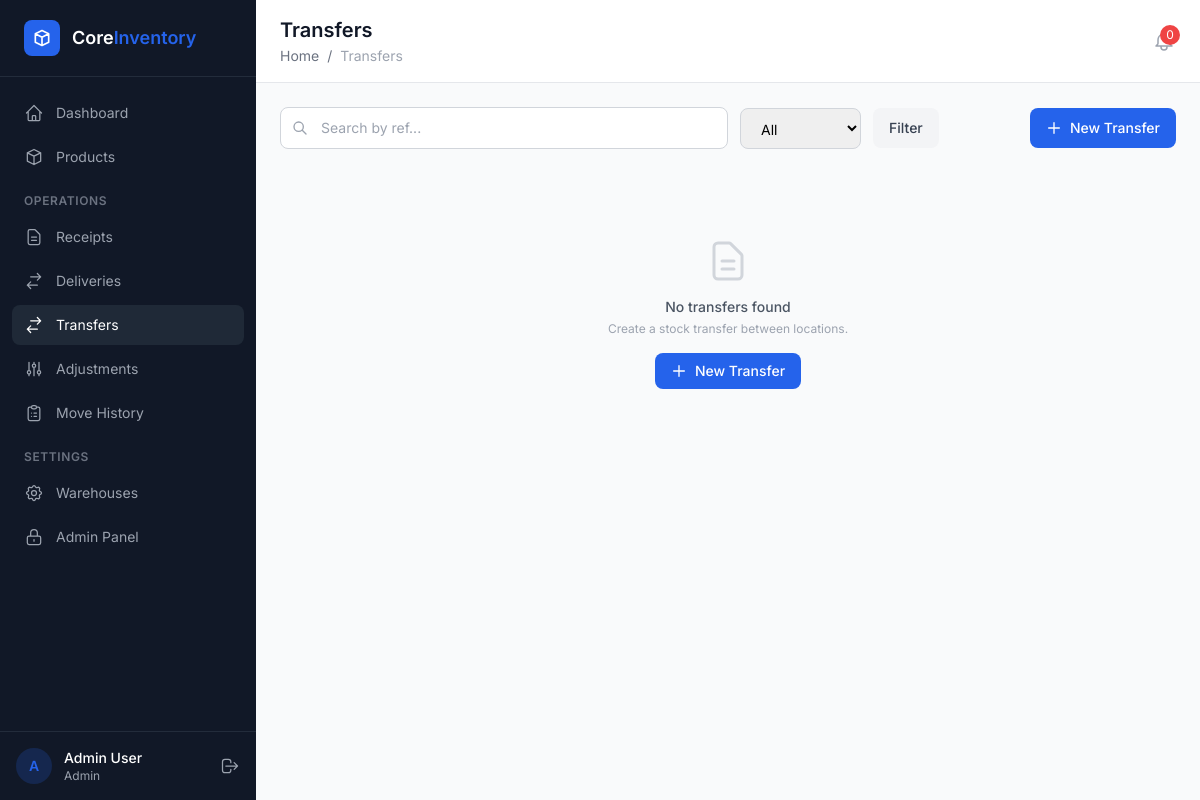
/transfers/ (signed in), run on the app's committed database.
### apps/accounts/models.py (models this page shows, shortened)
class CustomUser(AbstractUser):
    username = None  # Remove username field
    email = models.EmailField('email address', unique=True)
    full_name = models.CharField(max_length=255, blank=True)
    phone = models.CharField(max_length=20, blank=True)
    avatar = models.ImageField(upload_to='avatars/', blank=True, null=True)
    role = models.ForeignKey(
        'access.Role',
        on_delete=models.SET_NULL,
        null=True,
        blank=True,
        related_name='users',
    )
    warehouse = models.ForeignKey(
        'warehouses.Warehouse',
        on_delete=models.SET_NULL,
        null=True,
        blank=True,
        related_name='users',
        help_text='Restricts user to one warehouse',
    )
    USERNAME_FIELD = 'email'
    REQUIRED_FIELDS = ['full_name']
    class Meta:
        verbose_name = 'User'
        verbose_name_plural = 'Users'
        ordering = ['-date_joined']

### apps/access/models.py (models this page shows, shortened)
class Role(models.Model):
    name = models.CharField(max_length=100, unique=True)
    description = models.TextField(blank=True)
    is_system_role = models.BooleanField(
        default=False,
        help_text='System roles cannot be deleted.',
    )
    created_at = models.DateTimeField(auto_now_add=True)
    class Meta:
        ordering = ['name']

### apps/transfers/views.py (the view)
# urls.py: path('', views.transfer_list, name='list'),
@login_required
def transfer_list(request):
    qs = Transfer.objects.select_related('from_location', 'to_location', 'created_by')
    q = request.GET.get('q', '').strip()
    if q:
        qs = qs.filter(Q(ref__icontains=q))
    status = request.GET.get('status')
    if status:
        qs = qs.filter(status=status)
    paginator = Paginator(qs, 20)
    page_obj = paginator.get_page(request.GET.get('page'))
    return render(request, 'transfers/list.html', {'page_obj': page_obj, 'q': q, 'status_filter': status})

### apps/access/templatetags/access_tags.py (called while the page is built)
@register.simple_tag
def has_permission(user, codename):
    return has_user_permission(user, codename)

### templates/transfers/list.html (shortened to what this page needs)
{% extends "base.html" %}
{% block page_title %}Transfers{% endblock %}
{% block breadcrumb %}<a href="/dashboard/" class="hover:text-primary">Home</a> <span class="mx-1">/</span> <span class="text-gray-400">Transfers</span>{% endblock %}
{% block content %}
<div class="flex flex-col md:flex-row md:items-center justify-between gap-4 mb-6">
    <form method="GET" class="flex items-center gap-3 flex-1">
        <div class="relative flex-1 max-w-md"><svg class="absolute left-3 top-1/2 -translate-y-1/2 w-4 h-4 text-gray-400" fill="none" stroke="currentColor" viewBox="0 0 24 24"><path stroke-linecap="round" stroke-linejoin="round" stroke-width="2" d="M21 21l-6-6m2-5a7 7 0 11-14 0 7 7 0 0114 0z"/></svg><input type="text" name="q" value="{{ q }}" placeholder="Search by ref..." class="w-full pl-10 pr-4 py-2.5 border border-gray-300 rounded-lg text-sm focus:outline-none focus:ring-2 focus:ring-blue-500"></div>
        <select name="status" class="px-4 py-2.5 border border-gray-300 rounded-lg text-sm"><option value="">All</option></select>
        <button type="submit" class="px-4 py-2.5 bg-gray-100 hover:bg-gray-200 text-gray-700 rounded-lg text-sm font-medium">Filter</button>
    </form>
    <a href="{% url 'transfers:create' %}" class="inline-flex items-center gap-2 px-4 py-2.5 bg-blue-600 hover:bg-blue-700 text-white rounded-lg text-sm font-medium"><svg class="w-4 h-4" fill="none" stroke="currentColor" viewBox="0 0 24 24"><path stroke-linecap="round" stroke-linejoin="round" stroke-width="2" d="M12 4v16m8-8H4"/></svg>New Transfer</a>
</div>
{% if page_obj %}
<div class="bg-white rounded-xl border border-gray-200 overflow-hidden">
    <table class="w-full"><thead><tr class="border-b border-gray-200 bg-gray-50"><th class="text-left px-6 py-3 text-xs font-semibold text-gray-500 uppercase">Reference</th><th class="text-left px-6 py-3 text-xs font-semibold text-gray-500 uppercase">From</th><th class="text-left px-6 py-3 text-xs font-semibold text-gray-500 uppercase">To</th><th class="text-left px-6 py-3 text-xs font-semibold text-gray-500 uppercase">Scheduled</th><th class="text-center px-6 py-3 text-xs font-semibold text-gray-500 uppercase">Status</th></tr></thead>
    <tbody class="divide-y divide-gray-100">{% for t in page_obj %}<tr class="hover:bg-gray-50 cursor-pointer transition-colors" onclick="window.location='{% url 'transfers:detail' t.pk %}'"><td class="px-6 py-4 text-sm font-mono font-medium text-blue-600">{{ t.ref }}</td><td class="px-6 py-4 text-sm text-gray-600">{{ t.from_location }}</td><td class="px-6 py-4 text-sm text-gray-600">{{ t.to_location }}</td><td class="px-6 py-4 text-sm text-gray-600">{{ t.scheduled_date|date:"M d, Y" }}</td><td class="px-6 py-4 text-center">{% include "partials/status_badge.html" with status=t.status %}</td></tr>{% endfor %}</tbody></table>
</div>
{% include "partials/pagination.html" %}
{% else %}
{% include "partials/empty_state.html" with icon="document" title="No transfers found" message="Create a stock transfer between locations." action_url="/transfers/new/" action_label="New Transfer" %}
{% endif %}
{% endblock %}

### templates/base.html (shortened to what this page needs)
<!DOCTYPE html>
<html lang="en">
<head>
    <script src="https://cdn.tailwindcss.com"></script>
</head>
<body class="bg-content-bg min-h-screen">
    {% if user.is_authenticated %}
    <div class="flex min-h-screen">
        <aside class="w-64 bg-sidebar-bg text-sidebar-text flex flex-col fixed h-full z-30" x-data="{ open: true }">
            <div class="flex items-center gap-3 px-6 py-5 border-b border-gray-700/50">
                <div class="w-9 h-9 bg-primary rounded-lg flex items-center justify-center">
                    <svg class="w-5 h-5 text-white" fill="none" stroke="currentColor" viewBox="0 0 24 24">
                        <path stroke-linecap="round" stroke-linejoin="round" stroke-width="2" d="M20 7l-8-4-8 4m16 0l-8 4m8-4v10l-8 4m0-10L4 7m8 4v10M4 7v10l8 4"/>
                    </svg>
                </div>
                <div>
                    <span class="text-white font-semibold text-lg">Core</span><span class="text-primary font-semibold text-lg">Inventory</span>
                </div>
            </div>
            <nav class="flex-1 px-3 py-4 space-y-1 overflow-y-auto">
                <a href="/dashboard/" class="sidebar-link flex items-center gap-3 px-3 py-2.5 rounded-lg text-sm {% if request.path == '/dashboard/' %}active text-white{% endif %}">
                    <svg class="w-5 h-5" fill="none" stroke="currentColor" viewBox="0 0 24 24"><path stroke-linecap="round" stroke-linejoin="round" stroke-width="1.5" d="M3 12l2-2m0 0l7-7 7 7M5 10v10a1 1 0 001 1h3m10-11l2 2m-2-2v10a1 1 0 01-1 1h-3m-6 0a1 1 0 001-1v-4a1 1 0 011-1h2a1 1 0 011 1v4a1 1 0 001 1m-6 0h6"/></svg>
                    Dashboard
                </a>
                <a href="/products/" class="sidebar-link flex items-center gap-3 px-3 py-2.5 rounded-lg text-sm {% if '/products/' in request.path %}active text-white{% endif %}">
                    <svg class="w-5 h-5" fill="none" stroke="currentColor" viewBox="0 0 24 24"><path stroke-linecap="round" stroke-linejoin="round" stroke-width="1.5" d="M20 7l-8-4-8 4m16 0l-8 4m8-4v10l-8 4m0-10L4 7m8 4v10M4 7v10l8 4"/></svg>
                    Products
                </a>
                <div class="pt-3 pb-1 px-3">
                    <p class="text-xs font-semibold uppercase tracking-wider text-gray-500">Operations</p>
                </div>
                <a href="/receipts/" class="sidebar-link flex items-center gap-3 px-3 py-2.5 rounded-lg text-sm {% if '/receipts/' in request.path %}active text-white{% endif %}">
                    <svg class="w-5 h-5" fill="none" stroke="currentColor" viewBox="0 0 24 24"><path stroke-linecap="round" stroke-linejoin="round" stroke-width="1.5" d="M9 12h6m-6 4h6m2 5H7a2 2 0 01-2-2V5a2 2 0 012-2h5.586a1 1 0 01.707.293l5.414 5.414a1 1 0 01.293.707V19a2 2 0 01-2 2z"/></svg>
                    Receipts
                </a>
                <a href="/deliveries/" class="sidebar-link flex items-center gap-3 px-3 py-2.5 rounded-lg text-sm {% if '/deliveries/' in request.path %}active text-white{% endif %}">
                    <svg class="w-5 h-5" fill="none" stroke="currentColor" viewBox="0 0 24 24"><path stroke-linecap="round" stroke-linejoin="round" stroke-width="1.5" d="M8 7h12m0 0l-4-4m4 4l-4 4m0 6H4m0 0l4 4m-4-4l4-4"/></svg>
                    Deliveries
                </a>
                <a href="/transfers/" class="sidebar-link flex items-center gap-3 px-3 py-2.5 rounded-lg text-sm {% if '/transfers/' in request.path %}active text-white{% endif %}">
                    <svg class="w-5 h-5" fill="none" stroke="currentColor" viewBox="0 0 24 24"><path stroke-linecap="round" stroke-linejoin="round" stroke-width="1.5" d="M8 7h12m0 0l-4-4m4 4l-4 4m0 6H4m0 0l4 4m-4-4l4-4"/></svg>
                    Transfers
                </a>
                <a href="/adjustments/" class="sidebar-link flex items-center gap-3 px-3 py-2.5 rounded-lg text-sm {% if '/adjustments/' in request.path %}active text-white{% endif %}">
                    <svg class="w-5 h-5" fill="none" stroke="currentColor" viewBox="0 0 24 24"><path stroke-linecap="round" stroke-linejoin="round" stroke-width="1.5" d="M12 6V4m0 2a2 2 0 100 4m0-4a2 2 0 110 4m-6 8a2 2 0 100-4m0 4a2 2 0 110-4m0 4v2m0-6V4m6 6v10m6-2a2 2 0 100-4m0 4a2 2 0 110-4m0 4v2m0-6V4"/></svg>
                    Adjustments
                </a>
                <a href="/ledger/" class="sidebar-link flex items-center gap-3 px-3 py-2.5 rounded-lg text-sm {% if '/ledger/' in request.path %}active text-white{% endif %}">
                    <svg class="w-5 h-5" fill="none" stroke="currentColor" viewBox="0 0 24 24"><path stroke-linecap="round" stroke-linejoin="round" stroke-width="1.5" d="M9 5H7a2 2 0 00-2 2v12a2 2 0 002 2h10a2 2 0 002-2V7a2 2 0 00-2-2h-2M9 5a2 2 0 002 2h2a2 2 0 002-2M9 5a2 2 0 012-2h2a2 2 0 012 2m-3 7h3m-3 4h3m-6-4h.01M9 16h.01"/></svg>
                    Move History
                </a>
                {% load access_tags %}
                {% has_permission request.user 'can_manage_warehouses' as can_settings %}
                {% if can_settings %}
                <div class="pt-3 pb-1 px-3">
                    <p class="text-xs font-semibold uppercase tracking-wider text-gray-500">Settings</p>
                </div>
                <a href="/settings/warehouses/" class="sidebar-link flex items-center gap-3 px-3 py-2.5 rounded-lg text-sm">
                    Warehouses
                </a>
                {% endif %}
                {% has_permission request.user 'can_access_admin_panel' as can_admin %}
                {% if can_admin or request.user.is_superuser %}
                <a href="/admin-panel/" class="sidebar-link flex items-center gap-3 px-3 py-2.5 rounded-lg text-sm">
                    <svg class="w-5 h-5" fill="none" stroke="currentColor" viewBox="0 0 24 24"><path stroke-linecap="round" stroke-linejoin="round" stroke-width="1.5" d="M12 15v2m-6 4h12a2 2 0 002-2v-6a2 2 0 00-2-2H6a2 2 0 00-2 2v6a2 2 0 002 2zm10-10V7a4 4 0 00-8 0v4h8z"/></svg>
                    Admin Panel
                </a>
                {% endif %}
            </nav>
            <div class="px-4 py-4 border-t border-gray-700/50">
                <div class="flex items-center gap-3">
                    <div class="w-9 h-9 bg-primary/20 rounded-full flex items-center justify-center">
                        <span class="text-primary text-sm font-semibold">{{ user.full_name|make_list|first|default:"U" }}</span>
                    </div>
                    <div class="flex-1 min-w-0">
                        <p class="text-sm font-medium text-white truncate">{{ user.full_name|default:user.email }}</p>
                        <p class="text-xs text-gray-400 truncate">{{ user.role.name|default:"No Role" }}</p>
                    </div>
                    <a href="/accounts/logout/" class="text-gray-400 hover:text-white transition-colors" title="Logout">
                        <svg class="w-5 h-5" fill="none" stroke="currentColor" viewBox="0 0 24 24"><path stroke-linecap="round" stroke-linejoin="round" stroke-width="1.5" d="M17 16l4-4m0 0l-4-4m4 4H7m6 4v1a3 3 0 01-3 3H6a3 3 0 01-3-3V7a3 3 0 013-3h4a3 3 0 013 3v1"/></svg>
                    </a>
                </div>
            </div>
        </aside>
        <main class="flex-1 ml-64">
            <header class="bg-white border-b border-gray-200 sticky top-0 z-20">
                <div class="flex items-center justify-between px-6 py-4">
                    <div>
                        <h1 class="text-xl font-semibold text-gray-900">{% block page_title %}Dashboard{% endblock %}</h1>
                        <nav class="text-sm text-gray-500 mt-0.5">
                            {% block breadcrumb %}<a href="/dashboard/" class="hover:text-primary">Home</a>{% endblock %}
                        </nav>
                    </div>
                    <div class="flex items-center gap-4">
                        <button class="relative text-gray-400 hover:text-gray-600 transition-colors" title="Notifications">
                            <span id="notif-badge" class="absolute -top-1 -right-1 w-5 h-5 bg-red-500 text-white text-xs rounded-full flex items-center justify-center"
                                  hx-get="/alerts/count/" hx-trigger="every 30s" hx-target="#notif-badge" hx-swap="outerHTML">
                                0
                            </span>
                        </button>
                    </div>
                </div>
            </header>
            <div class="p-6">
                {% block content %}{% endblock %}
            </div>
        </main>
    </div>
    {% else %}
    <div class="min-h-screen flex items-center justify-center bg-gradient-to-br from-gray-900 via-gray-800 to-gray-900">
        {% block auth_content %}{% endblock %}
    </div>
    {% endif %}
</body>
</html>

### templates/base.html (style rules this page uses)
:root { --primary: #2563EB; --success: #16A34A; --warning: #D97706; --danger: #DC2626; --info: #0891B2; --sidebar-bg: #111827; --sidebar-text: #9CA3AF; --sidebar-active: #1F2937; --content-bg: #F9FAFB; --card-bg: #FFFFFF; --border: #E5E7EB; }
body { font-family: 'Inter', system-ui, sans-serif; }
.sidebar-link { transition: all 0.15s ease; }
.sidebar-link:hover, .sidebar-link.active { background-color: var(--sidebar-active); color: #FFFFFF; }

### data on the page
CustomUser: full_name|make_list "A", full_name "Admin User", role.name "Admin"

### other printed values
{{ title|default:"No data found" }} "No transfers found"
{{ message|default:"" }} "Create a stock transfer between locations."
{{ action_label|default:"Create" }} "New Transfer"
